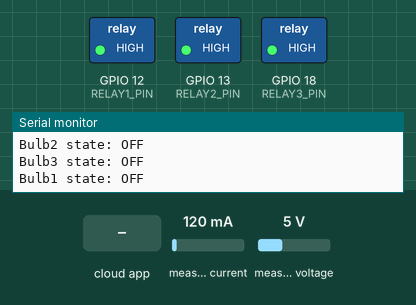
This sketch was run on a simulated ESP32. Parts: switched loads named in the sketch (green lamp = pin HIGH), the last lines printed to the serial monitor. The inputs (shaded band) are chosen by the test bench; at power-on: measured current 120 mA, measured voltage 5 V. WiFi joins after 1.5 s; servers stay silent unless stated; the Firebase database answers and starts empty.

Above: at 3.6 s.
3.7 s: the phone or cloud app sets bulb1 to 1
At 4.4 s:
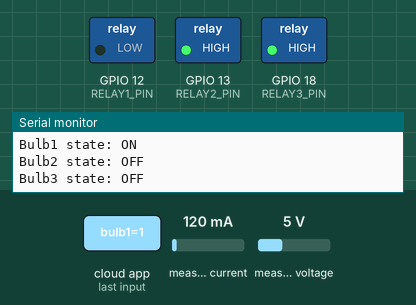
5.4 s: the phone or cloud app sets bulb2 to 1
At 6.7 s:
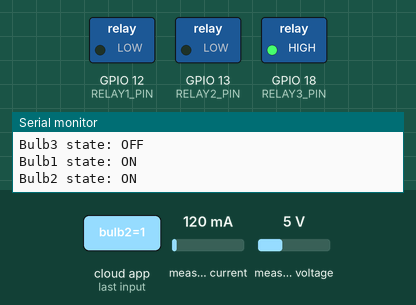
7.2 s: the phone or cloud app sets bulb1 to 0
At 8.6 s:
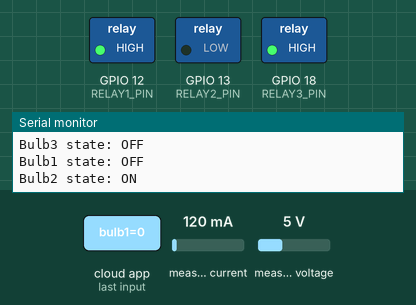
8.9 s: the phone or cloud app sets bulb3 to 1
At 9.4 s:
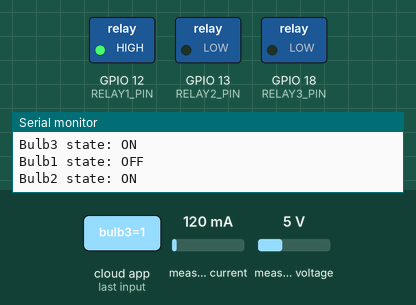
10.5 s: the phone or cloud app sets bulb2 to 0
At 12.2 s:
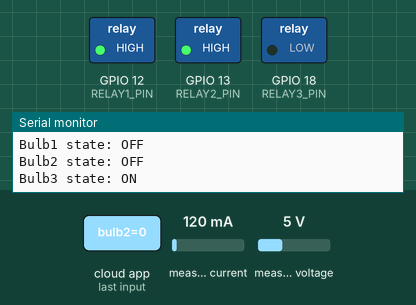
12.5 s: the phone or cloud app sets bulb1 to 1
At 13.1 s:
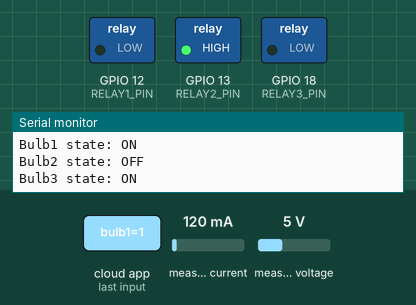
Timing chart, 0 to 15.2 s (numbered marks = the images above; inputs shaded):
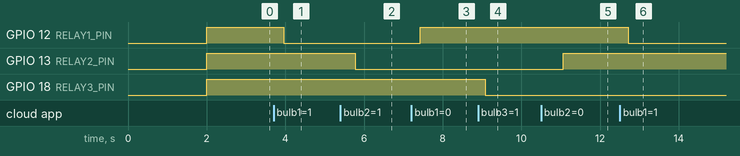

Measured:
- after the input at 3.7 s, GPIO 12 (RELAY1_PIN): HIGH → LOW after 0.26 s
- after the input at 5.4 s, GPIO 13 (RELAY2_PIN): HIGH → LOW after 0.38 s
- after the input at 7.2 s, GPIO 12 (RELAY1_PIN): LOW → HIGH after 0.23 s
- after the input at 8.9 s, GPIO 18 (RELAY3_PIN): HIGH → LOW after 0.19 s
- after the input at 10.5 s, GPIO 13 (RELAY2_PIN): LOW → HIGH after 0.56 s
- after the input at 12.5 s, GPIO 12 (RELAY1_PIN): HIGH → LOW after 0.21 s

The sketch:

smart_energy_meter.ino
```cpp
#include <WiFi.h>
#include <FirebaseESP32.h>
#include <PZEM004Tv30.h>

// Replace with your network credentials
#define WIFI_SSID "your-SSID"
#define WIFI_PASSWORD "your-password"

// Firebase project credentials
#define FIREBASE_HOST "your-firebase-database-url"
#define FIREBASE_AUTH "your-database-secret"

// Define pins
#define PZEM_RX_PIN 16
#define PZEM_TX_PIN 17
#define RELAY1_PIN 12
#define RELAY2_PIN 13
#define RELAY3_PIN 18

// Create a HardwareSerial object for PZEM
HardwareSerial mySerial(2);

// Initialize PZEM with HardwareSerial object
PZEM004Tv30 pzem(&mySerial, PZEM_RX_PIN, PZEM_TX_PIN);

// Create a FirebaseData object
FirebaseData firebaseData;

// Firebase authentication and configuration
FirebaseAuth auth;
FirebaseConfig config;

// Store previous energy value for calculation
float previousEnergy = 0.0;
unsigned long lastUpdateTime = 0;
const unsigned long updateInterval = 5000; // Update every 5 seconds

// Create a flag to track load state
bool loadsTurnedOff = false;

void setup() {
  Serial.begin(115200);

  // Start hardware serial for PZEM
  mySerial.begin(9600, SERIAL_8N1, PZEM_RX_PIN, PZEM_TX_PIN);

  // Connect to Wi-Fi
  WiFi.begin(WIFI_SSID, WIFI_PASSWORD);
  Serial.print("Connecting to Wi-Fi");
  while (WiFi.status() != WL_CONNECTED) {
    delay(1000);
    Serial.print(".");
  }
  Serial.println("\nConnected to Wi-Fi");

  // Configure Firebase
  config.host = FIREBASE_HOST;
  config.signer.tokens.legacy_token = FIREBASE_AUTH;

  Firebase.begin(&config, &auth);
  Firebase.reconnectWiFi(true);

  // Initialize relays as output and set them to OFF initially
  pinMode(RELAY1_PIN, OUTPUT);
  pinMode(RELAY2_PIN, OUTPUT);
  pinMode(RELAY3_PIN, OUTPUT);
  digitalWrite(RELAY1_PIN, HIGH);  // HIGH = OFF
  digitalWrite(RELAY2_PIN, HIGH);  // HIGH = OFF
  digitalWrite(RELAY3_PIN, HIGH);  // HIGH = OFF

  // Fetch the initial state from Firebase
  getBulbState("bulb1", RELAY1_PIN);
  getBulbState("bulb2", RELAY2_PIN);
  getBulbState("bulb3", RELAY3_PIN);
}

void loop() {
  unsigned long currentTime = millis();
  if (currentTime - lastUpdateTime >= updateInterval) {
    // Fetch and send real-time data to Firebase
    sendRealTimeData();
    lastUpdateTime = currentTime;
  }

  // Listen for state changes in Firebase
  listenToFirebase();
}

void getBulbState(String bulbId, int relayPin) {
  if (Firebase.getBool(firebaseData, "/bulbs/" + bulbId)) {
    bool bulbState = firebaseData.boolData();
    digitalWrite(relayPin, bulbState ? LOW : HIGH);  // LOW activates the relay
    Serial.println(bulbId + " initial state: " + String(bulbState ? "ON" : "OFF"));
  } else {
    Serial.println("Error getting " + bulbId + " state: " + firebaseData.errorReason());
  }
}

void listenToFirebase() {
  if (Firebase.getBool(firebaseData, "/bulbs/bulb1")) {
    bool state = firebaseData.boolData();
    digitalWrite(RELAY1_PIN, state ? LOW : HIGH);
    Serial.println("Bulb1 state: " + String(state ? "ON" : "OFF"));
  }

  if (Firebase.getBool(firebaseData, "/bulbs/bulb2")) {
    bool state = firebaseData.boolData();
    digitalWrite(RELAY2_PIN, state ? LOW : HIGH);
    Serial.println("Bulb2 state: " + String(state ? "ON" : "OFF"));
  }

  if (Firebase.getBool(firebaseData, "/bulbs/bulb3")) {
    bool state = firebaseData.boolData();
    digitalWrite(RELAY3_PIN, state ? LOW : HIGH);
    Serial.println("Bulb3 state: " + String(state ? "ON" : "OFF"));
  }
}

void sendRealTimeData() {
  float voltage = pzem.voltage();
  float current = pzem.current();

  // Ensure voltage and current are valid, but allow zero readings
  if (isnan(voltage) || isnan(current)) {
    Serial.println("Invalid voltage or current readings.");
    return; // Exit only if readings are NaN
  }

  float power = voltage * current; // Calculate power in watts
  float frequency = pzem.frequency();
  float powerFactor = pzem.pf();

  // Calculate energy consumed based on power
  float energyConsumed = (power * (updateInterval / 3600000.0)); // Convert milliseconds to hours

  Serial.print("Calculated Energy Consumed: ");
  Serial.println(energyConsumed);

  // Proceed only if energy consumed is a valid number
  if (isnan(energyConsumed)) {
    Serial.println("Energy consumed calculation resulted in NaN");
    return; // Exit the function if energyConsumed is NaN
  }

  // Fetch the current balance from Firebase
  if (Firebase.getFloat(firebaseData, "/balance")) {
    float currentBalance = firebaseData.floatData();
    float costPerUnit = 9.0; // Cost per unit (kWh)

    // Fetch the current units
    float currentUnits = 0;
    if (Firebase.getFloat(firebaseData, "/units")) {
      currentUnits = firebaseData.floatData();
    }

    // Check if both currentBalance and currentUnits are fetched correctly
    if (firebaseData.errorReason() != "") {
      Serial.println("Error fetching balance or units: " + firebaseData.errorReason());
      return; // Exit if there is an error in fetching data
    }

    // Only deduct if balance and units are above 0
    if (currentBalance > 0 && currentUnits > 0) {
      currentBalance -= energyConsumed * costPerUnit;
      currentUnits -= energyConsumed;

      // Make sure units don't go below zero
      if (currentUnits < 0) {
        currentUnits = 0;
      }

      // Update units in Firebase
      if (Firebase.setFloat(firebaseData, "/units", currentUnits)) {
        Serial.print("Updated Units: ");
        Serial.println(currentUnits);
      } else {
        Serial.println("Error updating units: " + firebaseData.errorReason());
      }

      // Reset loadsTurnedOff flag when balance is recharged and loads are on
      if (loadsTurnedOff && currentBalance > 0) {
        loadsTurnedOff = false; // Allow loads to turn off again if balance reaches zero later
        Serial.println("Loads turned back on, resetting loadsTurnedOff flag.");
      }

      // If balance or units drop to zero or below, turn off all loads
      if (currentBalance <= 0 || currentUnits <= 0) {
        currentBalance = 0;
        currentUnits = 0;

        // Ensure all loads are turned off
        if (!loadsTurnedOff) {
          turnOffLoads();  // Turn off all relays and update Firebase states
          loadsTurnedOff = true;
          Serial.println("Balance is zero or negative. Loads turned off and bulb states updated in Firebase.");
        }
      }

      // Update the balance in Firebase
      if (Firebase.setFloat(firebaseData, "/balance", currentBalance)) {
        Serial.print("Updated Balance: ");
        Serial.println(currentBalance);
      } else {
        Serial.println("Error updating balance: " + firebaseData.errorReason());
      }

    } else if ((currentBalance <= 0 || currentUnits <= 0) && !loadsTurnedOff) {
      // If balance is already zero and loads are not turned off, turn them off
      turnOffLoads();  // Turn off all relays and update Firebase states
      loadsTurnedOff = true;
      Serial.println("Balance is zero or negative. Loads turned off and bulb states updated in Firebase.");
    }
  } else {
    Serial.println("Error fetching balance: " + firebaseData.errorReason());
  }

  // Send real-time data to Firebase
  Firebase.setFloat(firebaseData, "/parameters/voltage", voltage);
  Firebase.setFloat(firebaseData, "/parameters/current", current);
  Firebase.setFloat(firebaseData, "/parameters/power", power);
  Firebase.setFloat(firebaseData, "/parameters/energy", energyConsumed); // Send calculated energy
  Firebase.setFloat(firebaseData, "/parameters/frequency", frequency);
  Firebase.setFloat(firebaseData, "/parameters/powerFactor", powerFactor);

  if (firebaseData.errorReason() != "") {
    Serial.println("Error updating real-time data: " + firebaseData.errorReason());
  } else {
    Serial.println("Data sent to Firebase");
  }
}

void turnOffLoads() {
  // Turn off all relays
  digitalWrite(RELAY1_PIN, HIGH);  // Turn off relay 1
  digitalWrite(RELAY2_PIN, HIGH);  // Turn off relay 2
  digitalWrite(RELAY3_PIN, HIGH);  // Turn off relay 3

  // Update Firebase to set all bulbs to false
  if (Firebase.setBool(firebaseData, "/bulbs/bulb1", false)) {
    Serial.println("Bulb1 state set to OFF in Firebase.");
  } else {
    Serial.println("Error setting Bulb1 state: " + firebaseData.errorReason());
  }

  if (Firebase.setBool(firebaseData, "/bulbs/bulb2", false)) {
    Serial.println("Bulb2 state set to OFF in Firebase.");
  } else {
    Serial.println("Error setting Bulb2 state: " + firebaseData.errorReason());
  }

  if (Firebase.setBool(firebaseData, "/bulbs/bulb3", false)) {
    Serial.println("Bulb3 state set to OFF in Firebase.");
  } else {
    Serial.println("Error setting Bulb3 state: " + firebaseData.errorReason());
  }
}
```
